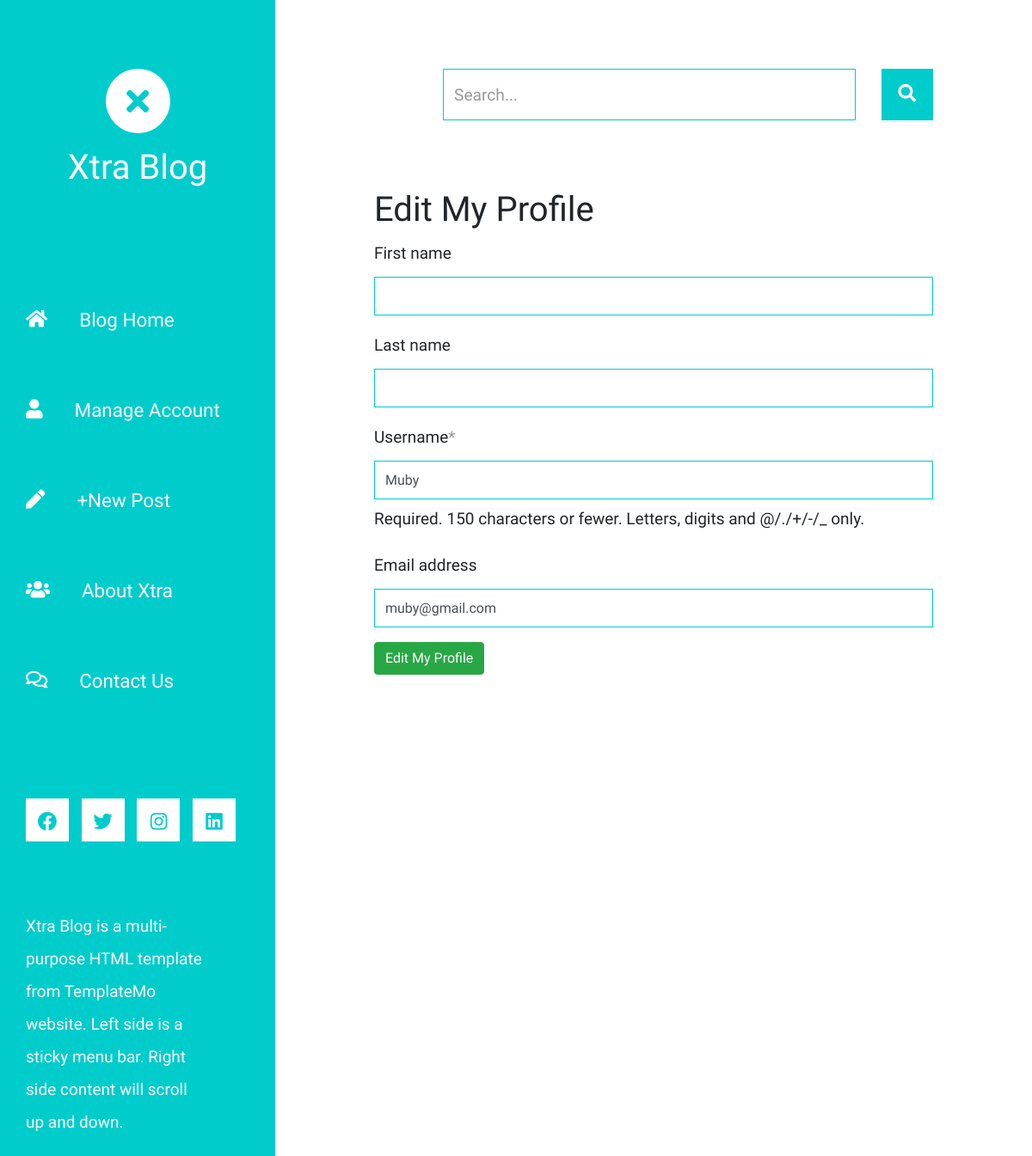
The page /accounts/edit_profile/ (signed in) on the database as committed earlier.
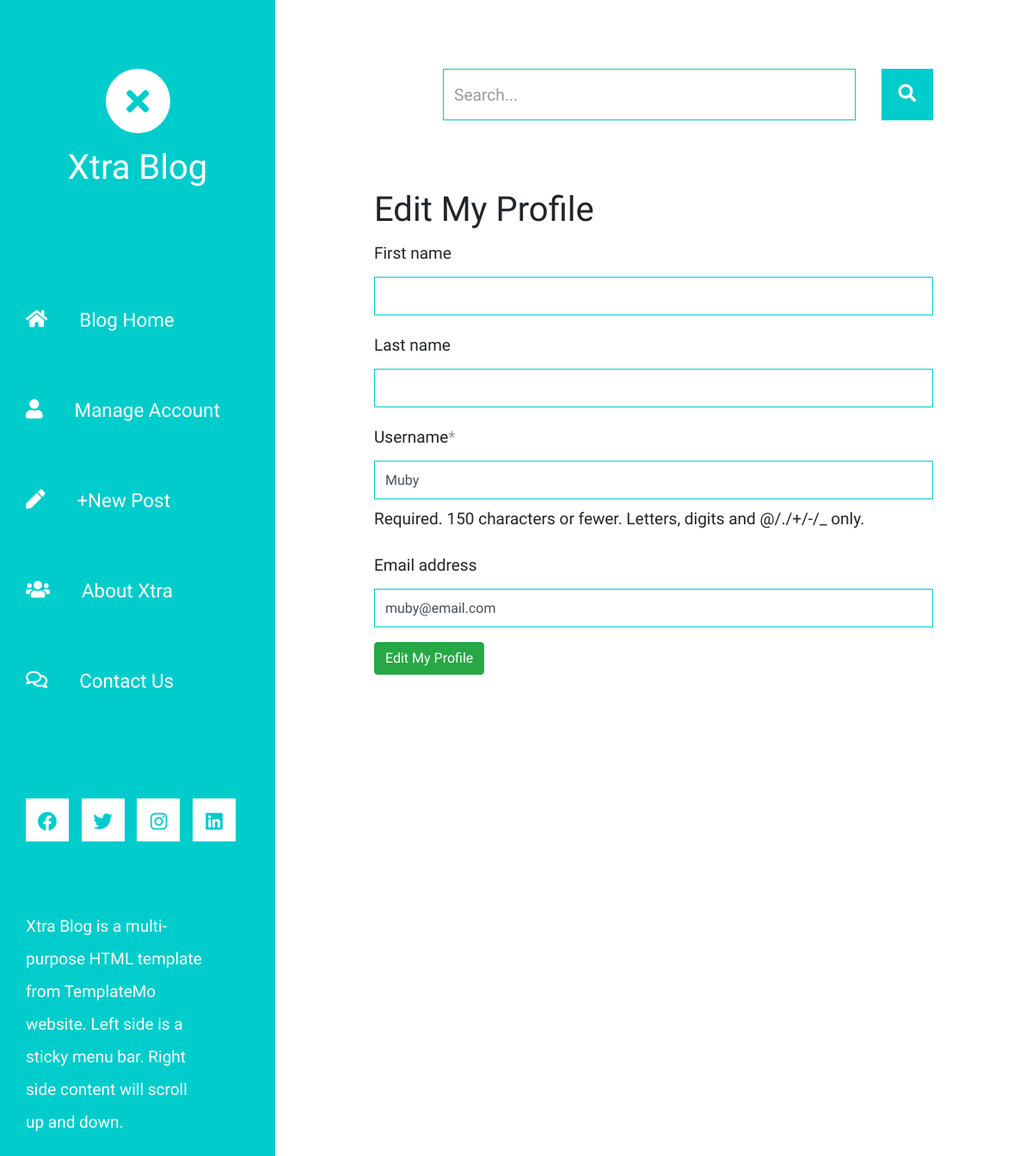
The same page on the database as committed later.
### custom_accounts/models.py (models this page shows)
class CustomUser(AbstractUser):
    first_name = models.CharField(max_length=50, blank=True)
    last_name = models.CharField(max_length=50, blank=True)
    photo = models.ImageField(null=False, default="avatar.svg")

### custom_accounts/views.py (the view, shortened to what this page needs)
# urls.py: path("edit_profile/", views.UserEditView.as_view(), name="edit_user"),
class UserEditView(View):
    def get(self, request):
        form = UserEditForm(instance=request.user)
        return render(request, "registration/user_edit_form.html", {"form": form})

### custom_accounts/forms.py
class UserEditForm(forms.ModelForm):
    class Meta:
        model = CustomUser
        fields = ["first_name", "last_name", "username", "email"]

### templates/registration/user_edit_form.html (shortened to what this page needs)
{% extends 'base.html' %}
{% load crispy_forms_tags %}
{% block main %}
    <h1>Edit My Profile</h1>
    <form action="" method="POST">
        {{ form|crispy }}
        <button type="submit" class="btn btn-success">Edit My Profile</button>
    </form>
{% endblock main %}

Rows that differ between the two databases and show on the page:
changed CustomUser "Muby": email "muby@gmail.com" → "muby@email.com"
